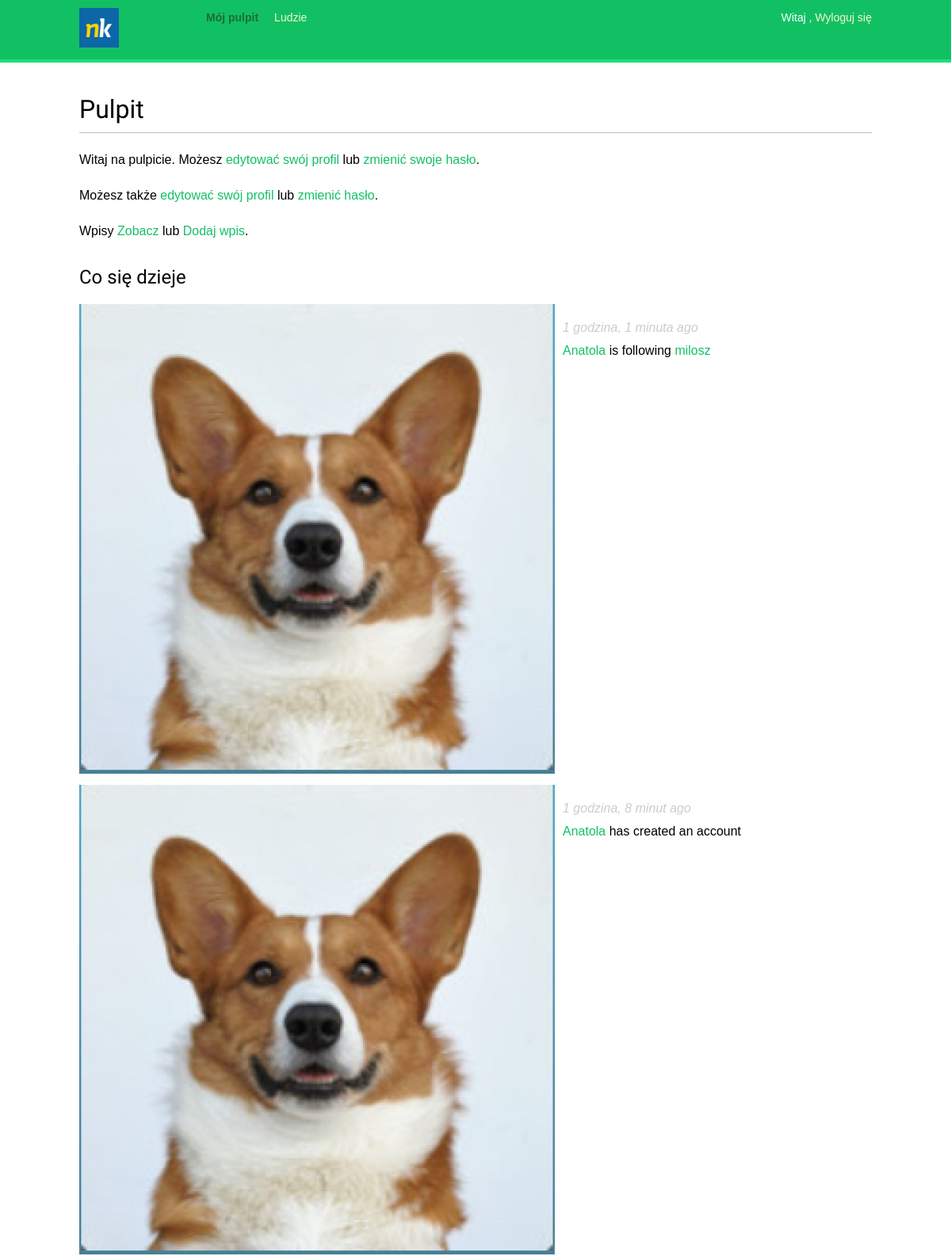
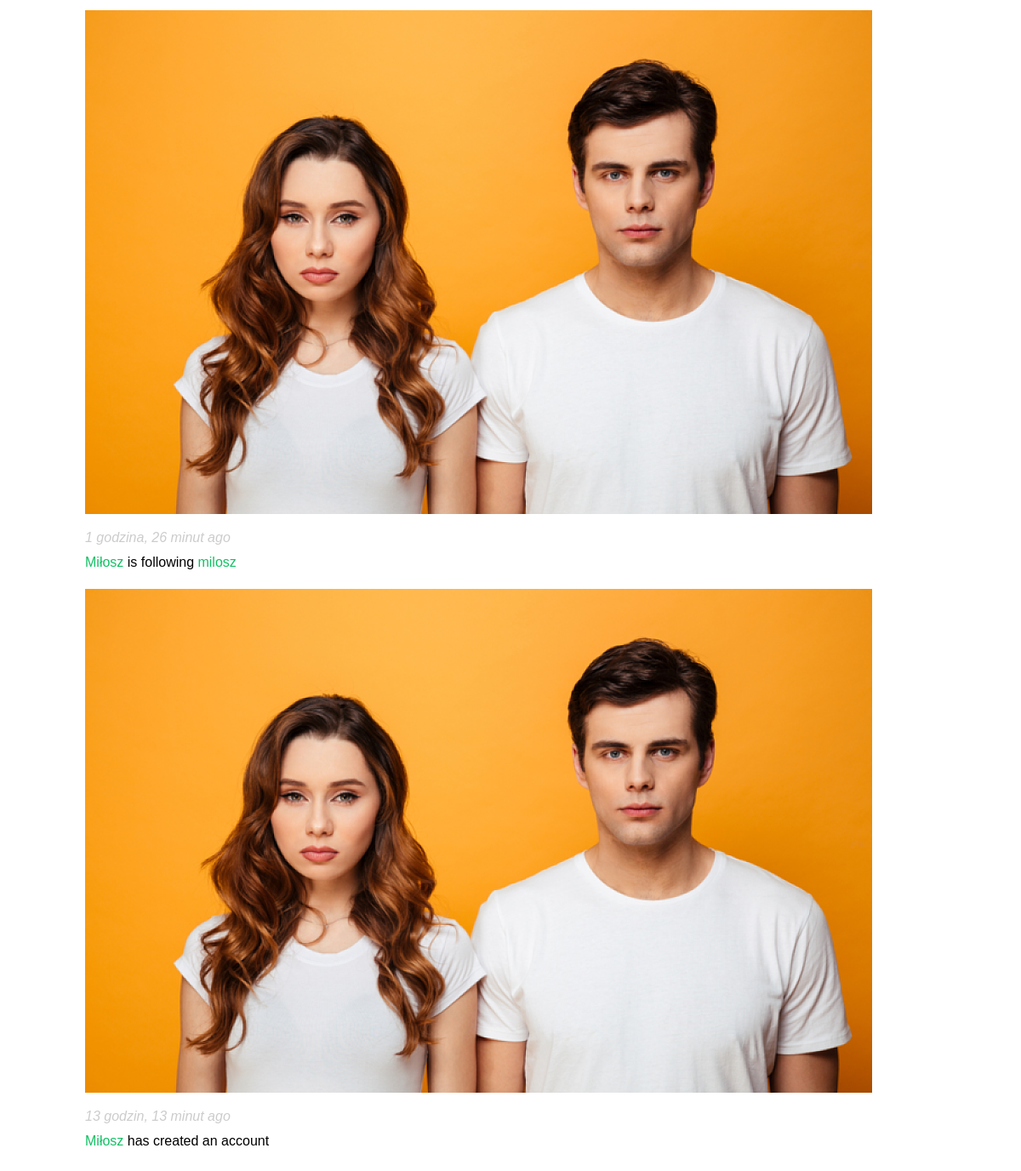
The app's page /account/ (signed in) with its own data (2 pictures, top to bottom).
### actions/models.py (models this page shows)
class Action(models.Model):
    user = models.ForeignKey('auth.User',
                             related_name='actions',
                             db_index=True,
                             on_delete=models.CASCADE)
    verb = models.CharField(max_length=255)
    target_ct = models.ForeignKey(ContentType,
                                  blank=True,
                                  null=True,
                                  related_name='target_obj',
                                  on_delete=models.CASCADE)
    target_id = models.PositiveIntegerField(null=True,
                                            blank=True,
                                            db_index=True)
    target = GenericForeignKey('target_ct', 'target_id')
    created = models.DateTimeField(auto_now_add=True,
                                   db_index=True)
    class Meta:
        ordering = ('-created',)

### account/views.py (the view)
# urls.py: path('', views.dashboard, name='dashboard'),
@login_required
def dashboard(request):
    actions = Action.objects.exclude(user=request.user)
    following_ids = request.user.following.values_list('id',
                                                       flat=True)
    if following_ids:
        actions = actions.filter(user_id__in=following_ids)
    actions = actions.select_related('user', 'user__profile')\
                     .prefetch_related('target')[:10]
    return render(request,
                  'account/dashboard.html',
                  {'section': 'dashboard',
                   'actions': actions})

### account/templates/account/dashboard.html (shortened to what this page needs)
{% extends "base.html" %}
{% block content %}
  <h1>Pulpit</h1>
  <p>Witaj na pulpicie. Możesz <a href="{% url "edit" %}">edytować swój  profil</a> lub <a href="{% url "password_change" %}">zmienić swoje hasło</a>.</p>
  <p>Możesz także <a href="{% url "edit" %}">edytować swój profil</a> lub <a href="{% url "password_change" %}">zmienić hasło</a>.<p>
<p>Wpisy <a href="../">Zobacz</a> lub <a href="../post/new/">Dodaj wpis</a>.<p>
  <h2>Co się dzieje</h2>
  <div id="action-list">
    {% for action in actions %}
      {% include "actions/action/detail.html" %}
    {% endfor %}
  </div>
{% endblock %}

### actions/templates/actions/action/detail.html (shortened to what this page needs)
{% load thumbnail %}
{% with user=action.user profile=action.user.profile %}
<div class="action">
  <div class="images">
    {% if profile.photo %}
      {% thumbnail user.profile.photo "80x80" crop="100%" as im %}
      <a href="{{ user.get_absolute_url }}">
        <img src="{{ im.url }}" alt="{{ user.get_full_name }}"
         class="item-img">
      </a>
    {% endif %}
  </div>
  <div class="info">
    <p>
      <span class="date">{{ action.created|timesince }} ago</span>
      <br />
      <a href="{{ user.get_absolute_url }}">
        {{ user.first_name }}
      </a>
      {{ action.verb }}
      {% if action.target %}
        {% with target=action.target %}
          <a href="{{ target.get_absolute_url }}">{{ target }}</a>
        {% endwith %}
      {% endif %}
    </p>
  </div>
</div>
{% endwith %}

### account/static/css/base.css (style rules this page uses)
body { margin:0; padding:0; font-family:helvetica, sans-serif; }
p { line-height: 1.8; }
a { color:#12c064; text-decoration:none; }
h1, h2, h3, h4, h5 , h6 { font-family: 'Muli', sans-serif; font-weight:normal; }
h1 { border-bottom:1px solid #bbb; padding:0 0 10px 0; margin:10px 0 20px 0; }
h2 { margin:30px 0 20px; }
.action { clear:both; overflow:auto; }
.action .images { float:left; margin:0 10px 10px 0; }
.action .date { font-style:italic; color:#ccc; }

### records on screen
Action: created "1 godzina, 1 minuta", user.first_name "Anatola", verb "is following", target "milosz"
Action: created "1 godzina, 8 minut", user.first_name "Anatola", verb "has created an account"
Action: created "1 godzina, 26 minut", user.first_name "Miłosz", verb "is following", target "milosz"
Action: created "13 godzin, 13 minut", user.first_name "Miłosz", verb "has created an account"
